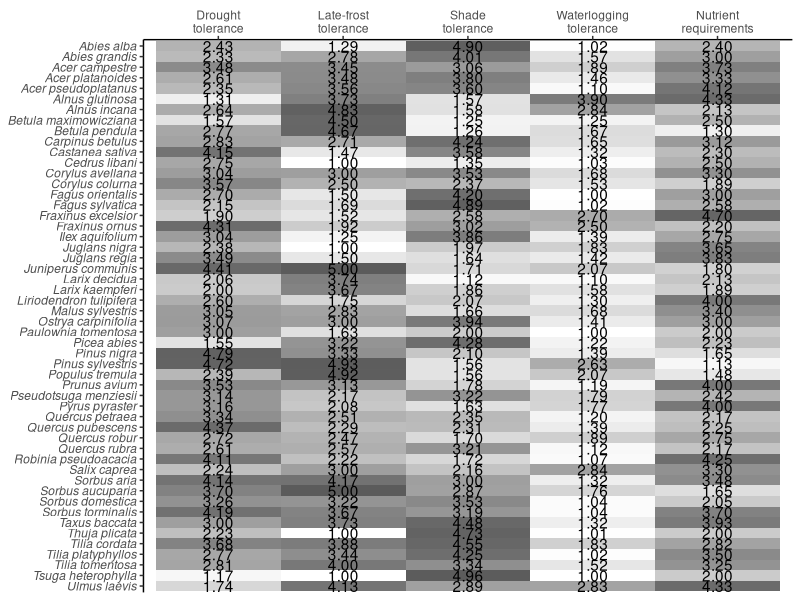
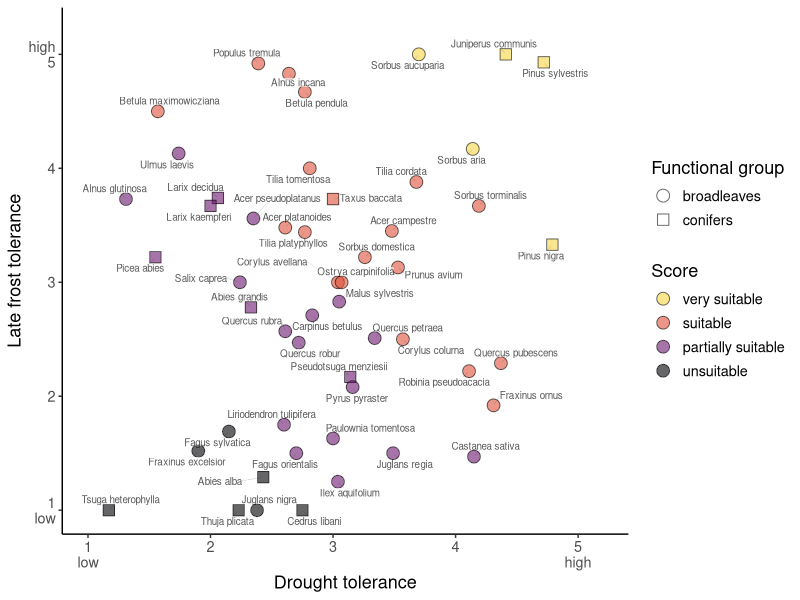
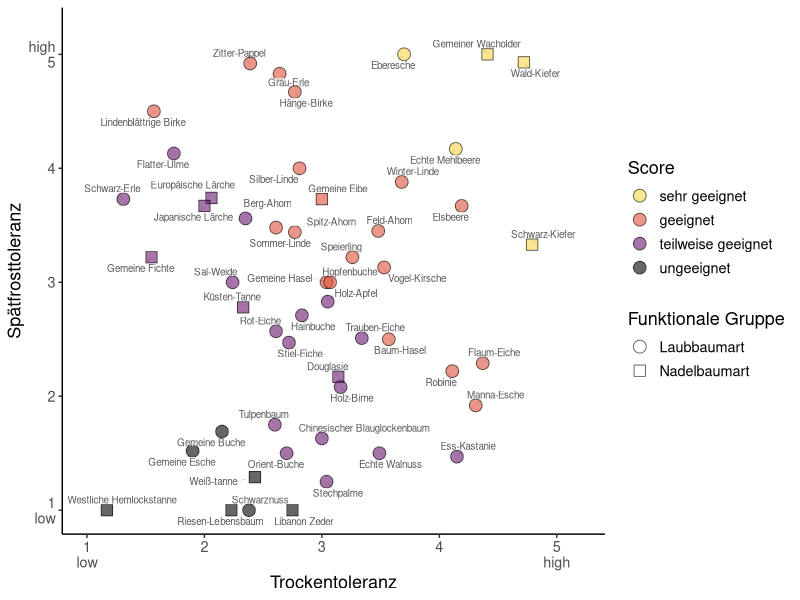
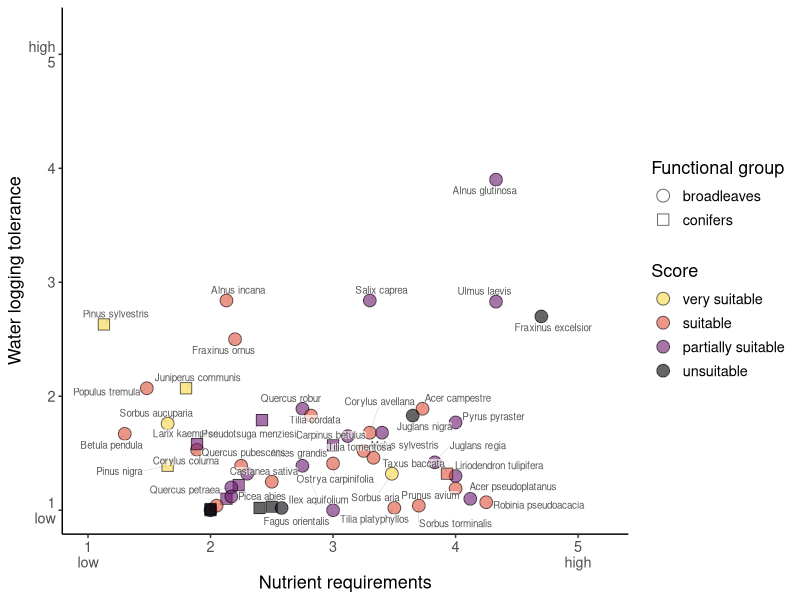
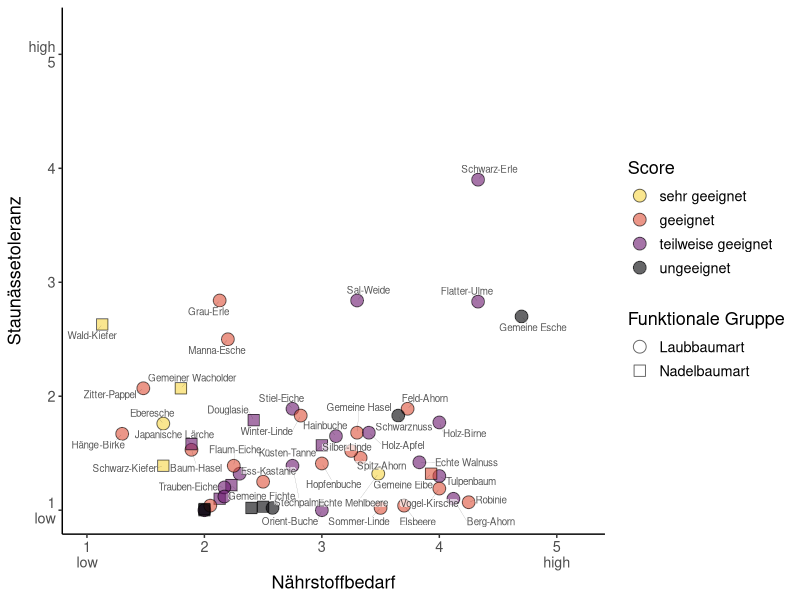
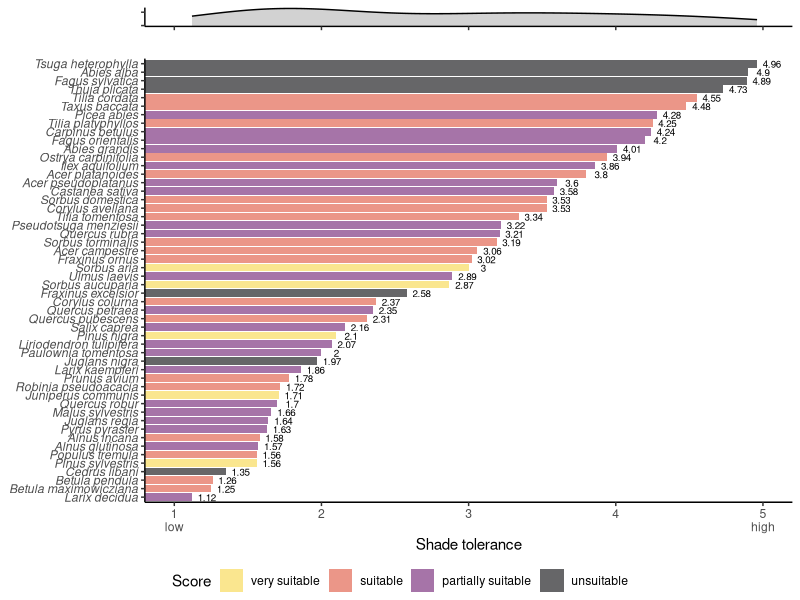
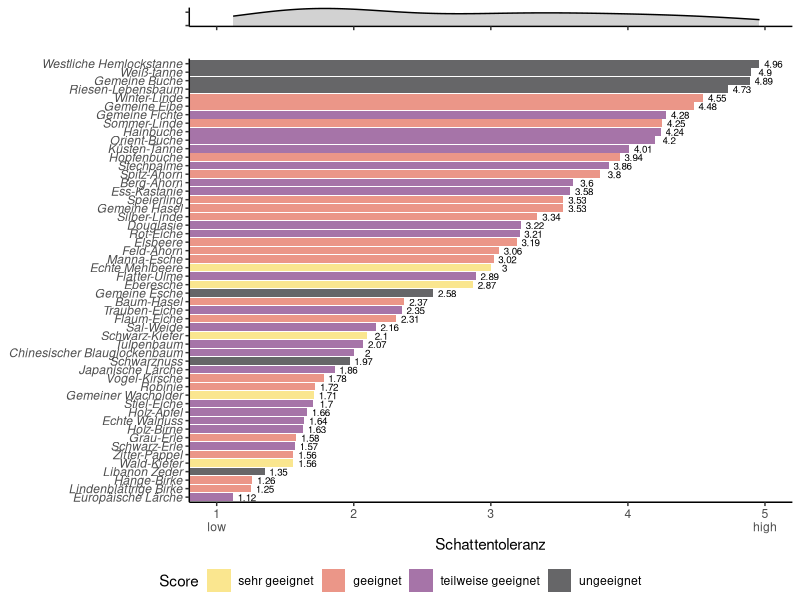
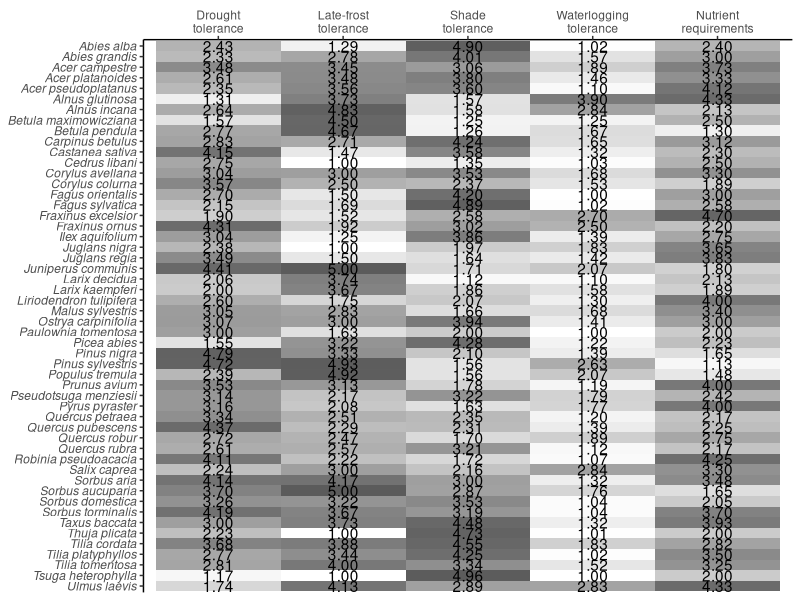

Write the R code that produced these figures, in order.
## ---- chunk 1
# Packages for data handling
library(tidyverse)
library(data.table)

# Packages for visualization
library(ggrepel)
library(ggpubr) # ggarrange
# Packages for vis. this html document
library(kableExtra)

theme_set(theme_classic())
## ---- chunk 2
dat = fread("data/all_traits.csv", encoding = 'Latin-1')
colnames(dat)[1:8] = c("species", "drought", "late_frost", "shade", "waterlogging",
                       "nutrients", "score_1", "score_2")


dat = dat %>% 
  mutate(cat = ifelse(score_1 > 4, "very suitable",
                      ifelse(score_1 > 3, "suitable",
                             ifelse(score_1 > 2, "partially suitable",
                                    "unsuitable")))) 

lbl_dict = fread("data/label_dict.csv", encoding = 'Latin-1')

dat = dat %>% 
  left_join(., lbl_dict, by = c("cat" = "english")) %>% 
  rename("cat_de" = "deutsch") %>%  
  left_join(., lbl_dict %>% dplyr::select(-short),
            by = c("type" = "english")) %>% 
  rename("type_de" = "deutsch")

dat = dat %>% 
  mutate(cat = factor(cat,
                      levels = c("very suitable", "suitable",
                                 "partially suitable", "unsuitable")),
         cat_de = factor(cat_de,
                      levels = c("sehr geeignet", "geeignet",
                                 "teilweise geeignet", "ungeeignet")))
## ---- chunk 3
dat %>% 
  dplyr::select(species, drought, late_frost, shade, waterlogging, nutrients) %>% 
  gather(., key, value, drought:nutrients) %>% 
  mutate(value = (format(value, digit = 3)),
         key = factor(key,
                      levels = c("drought", "late_frost", "shade",
                                 "waterlogging", "nutrients"),
                      labels = c("Drought\ntolerance",
                                 "Late-frost\ntolerance",
                                 "Shade\ntolerance",
                                 "Waterlogging\ntolerance",
                                 "Nutrient\nrequirements"))) %>% 
  ggplot(., aes(x = key, y = species)) +
  geom_tile(show.legend = F, aes(alpha = value)) +
  geom_text(aes(label = value)) +
  scale_x_discrete(position = "top") +
  scale_fill_viridis_c() +
  scale_alpha_discrete(range = c(0, 0.8)) +
  scale_y_discrete(limits=rev) +
  guides(alpha = F) +
  theme(axis.title = element_blank(),
        axis.text.y = element_text(face = "italic"))

ggsave("figs/tab1.jpg", width = 8, height = 12)
## ---- chunk 4
dat %>% 
  ggplot(., aes(x = drought, y = late_frost, 
                shape = type,
                fill = cat)) +
  geom_point(size = 4,
             alpha = 0.6) +
  geom_label_repel(aes(label = species), 
                   alpha = 0.65, 
                   fill = "white",
                   segment.size = 0.05,
                   min.segment.length = 0,
                   label.size = NA,
                   label.padding = 0.01,
                   size = 2.5, 
                   show.legend = F) +
  scale_shape_manual(values = c(21, 22)) +
  scale_fill_viridis_d(option = "inferno", direction = -1, end = 0.9) +
  scale_size_continuous(range = c(0, 6)) +
  scale_x_continuous(breaks = 1:5, limits = c(1, 5.2),
                     labels = c("1\nlow", "2", "3", "4", "5\nhigh")) +
  scale_y_continuous(breaks = 1:5, limits = c(1, 5.2),
                     labels = c("1\nlow", "2", "3", "4", "high\n5")) +
  guides(fill = guide_legend(override.aes = aes(shape = 21))) +
  labs(x = lbl_dict[lbl_dict$short == "drought", "english"][[1]],
       y = lbl_dict[lbl_dict$short == "late_frost", "english"][[1]],
       fill = lbl_dict[lbl_dict$short == "score", "english"][[1]],
       shape = lbl_dict[lbl_dict$short == "func_group", "english"][[1]]) +
  theme(text = element_text(size = 13))

ggsave(paste("figs/fig_2_drought_frost.jpg", sep = ""), width = 8.5, height = 5)
## ---- chunk 5
dat %>% 
  ggplot(., aes(x = drought, y = late_frost, 
                shape = type_de,
                fill = cat_de)) +
  geom_point(size = 4,
             alpha = 0.6) +
  geom_label_repel(aes(label = name_dt), #species 
                   alpha = 0.65, 
                   fill = "white",
                   segment.size = 0.05,
                   min.segment.length = 0,
                   label.size = NA,
                   label.padding = 0.01,
                   size = 2.5, 
                   show.legend = F) +
  scale_shape_manual(values = c(21, 22)) +
  scale_fill_viridis_d(option = "inferno", direction = -1, end = 0.9) +
  scale_size_continuous(range = c(0, 6)) +
  scale_x_continuous(breaks = 1:5, limits = c(1, 5.2),
                     labels = c("1\nlow", "2", "3", "4", "5\nhigh")) +
  scale_y_continuous(breaks = 1:5, limits = c(1, 5.2),
                     labels = c("1\nlow", "2", "3", "4", "high\n5")) +
  guides(fill = guide_legend(override.aes = aes(shape = 21))) +
  labs(x = lbl_dict[lbl_dict$short == "drought", "deutsch"][[1]],
       y = lbl_dict[lbl_dict$short == "late_frost", "deutsch"][[1]],
       fill = lbl_dict[lbl_dict$short == "score", "deutsch"][[1]],
       shape = lbl_dict[lbl_dict$short == "func_group", "deutsch"][[1]]) +
  theme(text = element_text(size = 13))

ggsave(paste("figs/fig_2_drought_frost_de.jpg", sep = ""), width = 8.5, height = 5)
## ---- chunk 6
dat %>% 
  ggplot(., aes(x = nutrients, y = waterlogging, 
                shape = type,
                fill = cat)) +
  geom_point(size = 4,
             alpha = 0.6) +
  geom_label_repel(aes(label = species), 
                   alpha = 0.65, 
                   fill = "white",
                   segment.size = 0.05,
                   min.segment.length = 0,
                   label.size = NA,
                   label.padding = 0.01,
                   size = 2.5, 
                   show.legend = F) +
  scale_shape_manual(values = c(21, 22)) +
  scale_fill_viridis_d(option = "inferno", direction = -1, end = 0.9) +
  scale_size_continuous(range = c(0, 6)) +
  scale_x_continuous(breaks = 1:5, limits = c(1, 5.2),
                     labels = c("1\nlow", "2", "3", "4", "5\nhigh")) +
  scale_y_continuous(breaks = 1:5, limits = c(1, 5.2),
                     labels = c("1\nlow", "2", "3", "4", "high\n5")) +
  guides(fill = guide_legend(override.aes = aes(shape = 21))) +
  labs(x = lbl_dict[lbl_dict$short == "nutrients", "english"][[1]],
       y = lbl_dict[lbl_dict$short == "waterlogging", "english"][[1]],
       fill = lbl_dict[lbl_dict$short == "score", "english"][[1]],
       shape = lbl_dict[lbl_dict$short == "func_group", "english"][[1]]) +
  theme(text = element_text(size = 13))

ggsave(paste("figs/fig_3_nutrients_waterlogging.jpg", sep = ""), width = 8.5, height = 5)
## ---- chunk 7
dat %>% 
  ggplot(., aes(x = nutrients, y = waterlogging, 
                shape = type_de,
                fill = cat_de)) +
  geom_point(size = 4,
             alpha = 0.6) +
  geom_label_repel(aes(label = name_dt), 
                   alpha = 0.65, 
                   fill = "white",
                   segment.size = 0.05,
                   min.segment.length = 0,
                   label.size = NA,
                   label.padding = 0.01,
                   size = 2.5, 
                   show.legend = F) +
  scale_shape_manual(values = c(21, 22)) +
  scale_fill_viridis_d(option = "inferno", direction = -1, end = 0.9) +
  scale_size_continuous(range = c(0, 6)) +
  scale_x_continuous(breaks = 1:5, limits = c(1, 5.2),
                     labels = c("1\nlow", "2", "3", "4", "5\nhigh")) +
  scale_y_continuous(breaks = 1:5, limits = c(1, 5.2),
                     labels = c("1\nlow", "2", "3", "4", "high\n5")) +
  guides(fill = guide_legend(override.aes = aes(shape = 21))) +
  labs(x = lbl_dict[lbl_dict$short == "nutrients", "deutsch"][[1]],
       y = lbl_dict[lbl_dict$short == "waterlogging", "deutsch"][[1]],
       fill = lbl_dict[lbl_dict$short == "score", "deutsch"][[1]],
       shape = lbl_dict[lbl_dict$short == "func_group", "deutsch"][[1]]) +
  theme(text = element_text(size = 13))

ggsave(paste("figs/fig_3_nutrients_waterlogging_de.jpg", sep = ""), width = 8.5, height = 5)
## ---- chunk 8
trait = "shade"
trait <- sym(trait)
levs = dat %>% arrange(!!trait) %>% select(species)
p1 = dat %>%
  ggplot(., aes(x = !!trait)) +
  coord_cartesian(xlim= c(1, 5)) +
  geom_density(fill = "grey", alpha =.7) + 
  scale_y_continuous(breaks = c(0, 0.25, 0.5)) +
  theme(axis.title = element_blank(),
        axis.text = element_blank())
## ---- chunk 9
p2 = dat %>% 
  mutate(species = factor(species, levels = levs$species)) %>% 
  ggplot(., aes(x = species, y = !!trait, 
                fill = cat)) +
  geom_bar(stat = "identity", alpha = 0.6, linewidth = 0.1) +
  geom_text(aes(label = !!trait), nudge_y = 0.1, size = 2.5) +
  scale_fill_viridis_d(option = "inferno", direction = -1, end = 0.9) +  
  scale_color_viridis_d(option = "inferno", direction = -1, end = 0.9) +
  scale_y_continuous(breaks = 1:5,
                     labels = c("1\nlow", "2", "3", "4", "5\nhigh")) +
  coord_flip(ylim= c(1, 5)) +
  labs(y = lbl_dict[lbl_dict$short == trait, "english"][[1]],
       fill = lbl_dict[lbl_dict$short == "score", "english"][[1]]) +
  theme(axis.title.y = element_blank(),
        axis.text.y = element_text(face = "italic"))

ggarrange(p1, ggplot() + theme_void(), p2, ncol = 1, 
          heights = c(0.5, -0.2, 3),
          align = "hv",
          legend = "bottom",
          common.legend = T)

ggsave(paste("figs/fig_4_", trait, "_density.jpg", sep = ""), width = 9, height = 7.3)
## ---- chunk 10
levs = dat %>% arrange(!!trait) %>% 
  dplyr:: select(name_dt)

p2 = dat %>% 
  mutate(name_dt = factor(name_dt, levels = levs$name_dt)) %>% 
  ggplot(., aes(x = name_dt, y = !!trait, 
                fill = cat_de)) +
  geom_bar(stat = "identity", alpha = 0.6, linewidth = 0.1) +
  geom_text(aes(label = !!trait), nudge_y = 0.1, size = 2.5) +
  scale_fill_viridis_d(option = "inferno", direction = -1, end = 0.9) +  
  scale_color_viridis_d(option = "inferno", direction = -1, end = 0.9) +
  scale_y_continuous(breaks = 1:5,
                     labels = c("1\nlow", "2", "3", "4", "5\nhigh")) +
  coord_flip(ylim= c(1, 5)) +
  labs(y = lbl_dict[lbl_dict$short == trait, "deutsch"][[1]],
       fill = lbl_dict[lbl_dict$short == "score", "deutsch"][[1]]) +
  theme(axis.title.y = element_blank(),
        axis.text.y = element_text(face = "italic"))

ggarrange(p1, ggplot() + theme_void(), p2, ncol = 1, 
          heights = c(0.5, -0.2, 3),
          align = "hv",
          legend = "bottom",
          common.legend = T)

ggsave(paste("figs/fig_4_", trait, "_density_de.jpg", sep = ""), width = 9, height = 7.3)
## ---- chunk 11
res = data.frame()
for (i in 2:6){
  nt = shapiro.test(dat[[i]])
  nsig = ifelse(nt$p.value <= 0.05, "Not normal", "normal")
  cts = cor.test(dat[[i]], dat[[7]], method = "spearman")
  
  res = bind_rows(res,
                  data.frame(var = colnames(dat)[i],
                             shaphiro.wilk.p = format(nt$p.value, scientific = T, digits = 2),
                             # shaphiro.res = nsig,
                             spearman.rho = round(cts$estimate, 2),
                             spearman.p = format(cts$p.value, scientific = T, digits = 2)))
}
rownames(res) = NULL
colnames(res) = c("Trait", "Shapiro-Wilk p-value", "Spearman's r", "Spearman's p-value")
res %>% 
  fwrite(., file = "correlations.csv", row.names = F)
## ---- chunk 12
res %>% 
  kbl(caption = "Results of Shapiro-Wilk normality test and Spearman's rank correlation.") %>%
  kable_styling(full_width = F)
